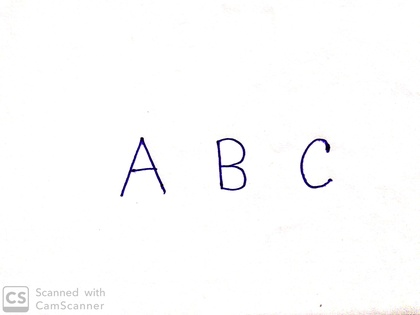
%> input picture All codes/Used Images/a.jpg, 420 x 315 px, shrunk from 3264 x 2448 before the run, given in place of a.png, which was not available
$ octave MID_CODE.m   (GNU Octave 9; MATLAB toolbox functions it lacks are replaced by stand-ins)
%> lines starting %> are read from the running program, lines starting %| are printed output that depends on the picture; in (x1, y1, x2, y2) boxes, pixels count from 0 and x2, y2 are one past the last pixel; in counts of white or black regions, pixels touching at a corner belong together; the program's own positions count from 1; pictures that were not available may be replaced by others from this repository, and a replacement may not be noted
close all;

% Step 1: Load the image
imageFile = 'a.png';  % Replace with your image file path
img = imread(imageFile);  % Read the image
%> img is the input picture: size 315x420x3 uint8; mean R, G, B 252.7, 252.5, 252.9

% Check if the image is RGB
if size(img, 3) == 3  % RGB images have 3 color channels
    gray_img = rgb2gray(img);  % Convert to grayscale
else
    gray_img = img;  % If already grayscale, use as is
end

% Display the grayscale image
% figure, imshow(gray_img);
% title('Grayscale Image');

% Step 2: Check Contrast Using Standard Deviation
% figure, imhist(gray_img);
% title('Histogram of Grayscale Image');

% Calculate standard deviation of pixel intensities
intensity_std = std(double(gray_img(:)));  % Convert to double for precision
%> intensity_std = 18.64

% Define a threshold for the standard deviation
std_threshold = 20;  % Example threshold; adjust if needed
disp(['Calculated Standard Deviation: ', num2str(intensity_std)]);
%| Calculated Standard Deviation: 18.6354

if intensity_std < std_threshold
    disp('Low contrast detected based on standard deviation. Applying histogram equalization.');
    enhanced_img = histeq(gray_img);  % Perform histogram equalization
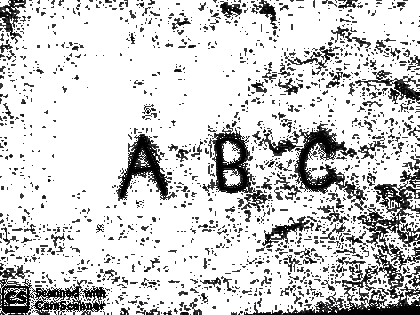
%> enhanced_img: size 315x420 uint8; min 0, max 255, mean 206.4
    figure, imshow(enhanced_img);
    title('Histogram Equalized Image');
else
    disp('Sufficient contrast detected. Skipping histogram equalization.');
    enhanced_img = gray_img;  % Use the original grayscale image
end

% Step 3: Apply Otsu's Thresholding
threshold_value = graythresh(enhanced_img);  % Calculate optimal threshold
%> threshold_value = 0.602
bin_img = imbinarize(enhanced_img, threshold_value);  % Convert to binary image
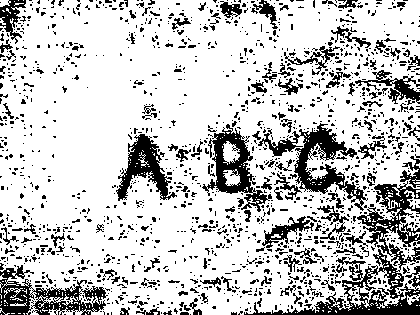
%> bin_img: size 315x420 logical; 77.8% white; 1568 black regions (1419 under 20 px), largest, box (x1, y1, x2, y2) and area: (244, 181, 420, 315) 4845, (258, 123, 368, 211) 2497, (0, 265, 108, 315) 2242

% Invert the binary image if needed (white background, black text)
bin_img = ~bin_img;

% Define a structuring element
se = strel('disk', 1);  % 'disk' with radius 1

% Apply opening (removes small noise)
opened_img = imopen(bin_img, se);
%> opened_img: size 315x420 logical; 14% white; 666 white regions (552 under 20 px), largest, box (x1, y1, x2, y2) and area: (294, 124, 357, 194) 1489, (212, 130, 253, 194) 1329, (252, 297, 420, 315) 1307

% Apply closing (fills small holes)
processed_img = imclose(opened_img, se);
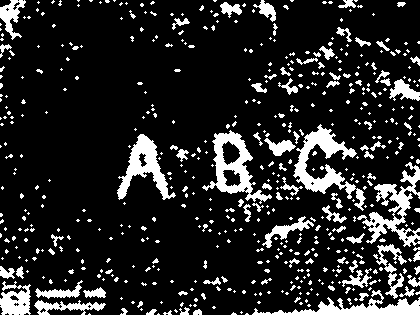
%> processed_img: size 315x420 logical; 15% white; 547 white regions (448 under 20 px), largest, box (x1, y1, x2, y2) and area: (293, 124, 366, 211) 1891, (357, 162, 420, 247) 1635, (202, 130, 272, 204) 1615

% Step 4.1: Remove Small Dots or Anomalies
[L, num] = bwlabel(processed_img);
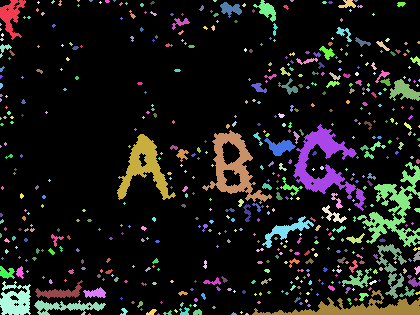
%> L: size 315x420 double; 548 distinct labels, from 0 to 547; one colour per label, 0 black
%> num = 547
stats = regionprops(L, 'Area');
%> stats = 547 regions; largest, Area: 1891, 1635, 1615, 1424, 1385
area_threshold = 50;  % Components smaller than this will be removed
filtered_img = processed_img;
for i = 1:num
    if stats(i).Area < area_threshold
        filtered_img(L == i) = 0;
    end
end
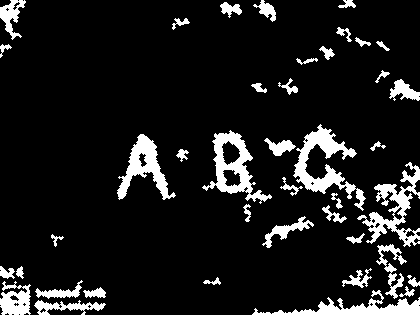
%> filtered_img: size 315x420 logical; 10.7% white; 41 white regions

% Step 4.2: Remove Small Lines (Based on Aspect Ratio and Size)
[L, num] = bwlabel(filtered_img);
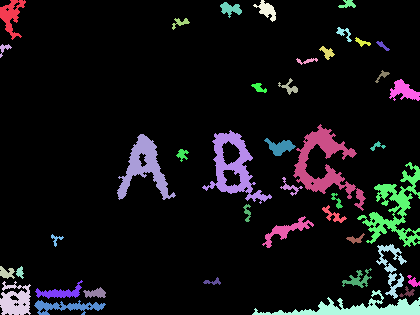
%> L: size 315x420 double; 42 distinct labels, from 0 to 41; one colour per label, 0 black
%> num = 41
stats = regionprops(L, 'BoundingBox', 'Area');
%> stats = 41 regions; largest, box (x1, y1, x2, y2) and Area: (293, 124, 366, 211) 1891, (357, 162, 420, 247) 1635, (202, 130, 272, 204) 1615, (252, 290, 420, 315) 1424, (117, 134, 176, 200) 1385
area_threshold = 50;
aspect_ratio_threshold = 10;
cleaned_img = filtered_img;
for i = 1:num
    bbox = stats(i).BoundingBox;
    width = bbox(3);
    height = bbox(4);
    aspect_ratio = max(width / height, height / width);
    if stats(i).Area < area_threshold || aspect_ratio > aspect_ratio_threshold
        cleaned_img(L == i) = 0;
    end
end
%> this loop made 41 passes
%> (bbox, width, height, aspect_ratio) on passes 1 to 12: ([0.5 0.5 26 40], 26, 40, 1.54), ([0.5 44.5 12 14], 12, 14, 1.17), ([0.5 266.5 15 13], 15, 13, 1.15), ([0.5 281.5 31 34], 31, 34, 1.1), ([16.5 266.5 8 13], 8, 13, 1.62), ([34.5 300.5 72 15], 72, 15, 4.8), ([35.5 280.5 48 19], 48, 19, 2.53), ([51.5 234.5 13 13], 13, 13, 1), ([83.5 287.5 23 11], 23, 11, 2.09), ([117.5 134.5 59 66], 59, 66, 1.12), ([172.5 18.5 18 12], 18, 12, 1.5), ([176.5 149.5 13 13], 13, 13, 1)

% Step 5: Segmentation with Dynamic Thresholding and Saving Segments
[L, num_components] = bwlabel(cleaned_img);
%> num_components = 41
stats = regionprops(L, 'BoundingBox', 'Area');
areas = [stats.Area];
%> areas = 41 values, max 1891 at index 24, min 51 at index 37, mean 346.6
min_size = median(areas) * 0.5;
%> min_size = 54
char_min_size = min_size * 0.2;
%> char_min_size = 10.8
disp(['Dynamic min_size: ', num2str(min_size)]);
%| Dynamic min_size: 54
disp(['Dynamic char_min_size: ', num2str(char_min_size)]);
%| Dynamic char_min_size: 10.8

% Create folder to save segmented images
output_folder = 'Seg Imgs';
if ~exist(output_folder, 'dir')
    mkdir(output_folder);
end

% Initialize total letter count
total_letters = 0;

% Process each valid line/region
for i = 1:num_components
    if stats(i).Area < min_size
        continue;
    end

    % Get bounding box of the valid component
    bbox = stats(i).BoundingBox;

    % Crop the image for the valid component
    line_img = imcrop(cleaned_img, bbox);

    % Label connected components (characters) within the line
    [L_char, num_chars] = bwlabel(line_img);
    char_stats = regionprops(L_char, 'BoundingBox', 'Area');

    % Filter valid characters by size
    valid_char_stats = char_stats([char_stats.Area] >= char_min_size);

    % Save each valid character
    for j = 1:length(valid_char_stats)
        char_bbox = valid_char_stats(j).BoundingBox;
        char_img = imcrop(line_img, char_bbox);

        % Save the segmented character
        total_letters = total_letters + 1;
        output_path = fullfile(output_folder, sprintf('char_%d.png', total_letters));
        imwrite(char_img, output_path);
    end
end
%> this loop made 41 passes
%> (bbox, num_chars, valid_char_stats) on passes 2 to 11: ([0.5 44.5 12 14], 1, {Area 62, BoundingBox [0.5 0.5 12 14]}), ([0.5 266.5 15 13], 1, {Area 120, BoundingBox [0.5 0.5 15 13]}), ([0.5 281.5 31 34], 1, {Area 706, BoundingBox [0.5 0.5 31 34]}), ([16.5 266.5 8 13], 1, {Area 61, BoundingBox [0.5 0.5 8 13]}), ([34.5 300.5 72 15], 1, {Area 486, BoundingBox [0.5 0.5 72 15]}), ([35.5 280.5 48 19], 2, {Area 330, BoundingBox [0.5 0.5 48 19]}), ([51.5 234.5 13 13], 1, {Area 55, BoundingBox [0.5 0.5 13 13]}), ([83.5 287.5 23 11], 1, {Area 153, BoundingBox [0.5 0.5 23 11]}), ([117.5 134.5 59 66], 2, {Area 1385, BoundingBox [0.5 0.5 59 66]}), ([172.5 18.5 18 12], 1, {Area 86, BoundingBox [0.5 0.5 18 12]})
%> (bbox, num_chars) on passes 13, 18, 23, 24, 27, 34: ([202.5 130.5 70 74], 4), ([252.5 290.5 168 25], 3), ([280.5 177.5 23 19], 3), ([293.5 124.5 73 87], 5), ([322.5 205.5 25 18], 2), ([357.5 162.5 63 85], 4)
%> pass 1, `line_img = imcrop(cleaned_img, bbox);`:
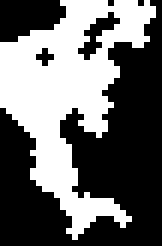
%> line_img: size 41x27 logical (shown 6 times larger); 41.5% white; 1 white region, box (x1, y1, x2, y2) and area: (0, 0, 26, 40) 459
%> after the loop, total_letters = 53

disp(['Total number of letters detected and saved: ', num2str(total_letters)]);
%| Total number of letters detected and saved: 53

disp(' ')
disp(' ')
disp('Saved to Seg Imgs!')
disp('Please use model to convert to text')
